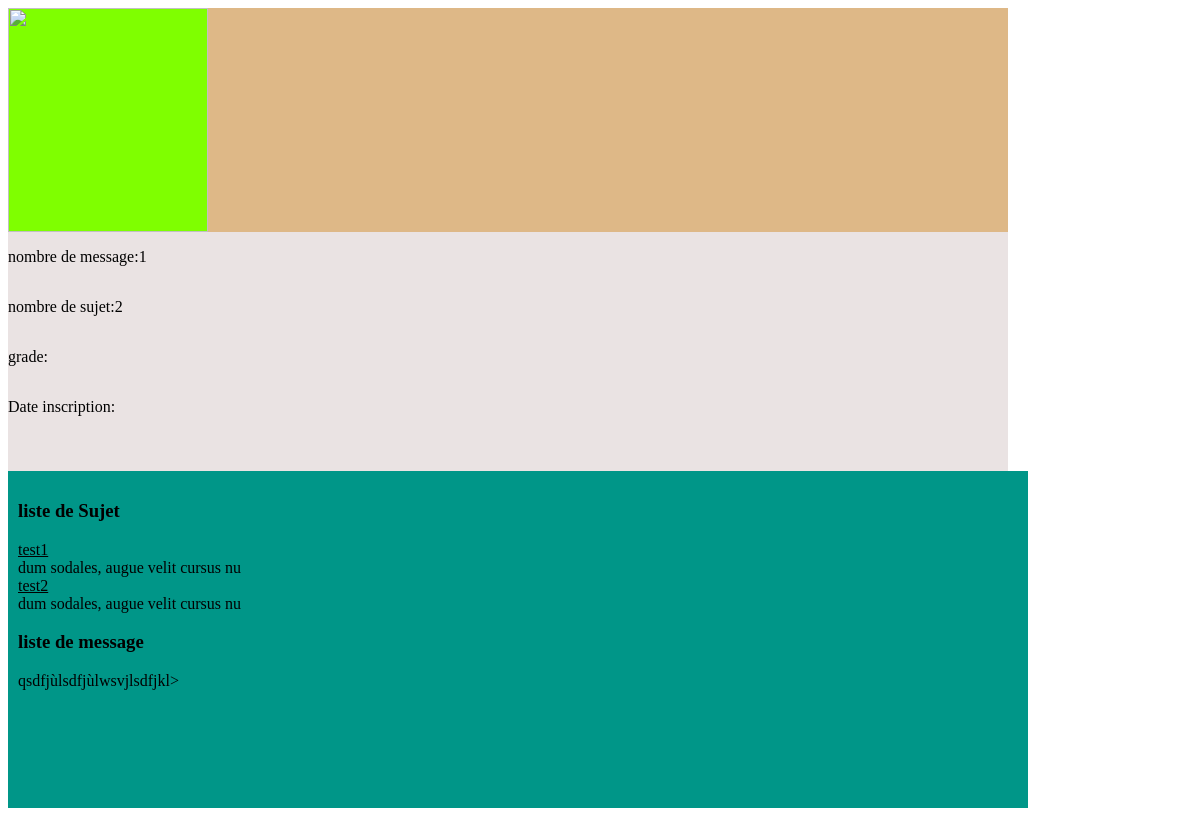
The page /PhpProject2/ProfileActivity.php on the database its author committed.
### tables this page shows
CREATE TABLE Sujet
(
idSujet INT NOT NULL AUTO_INCREMENT,
nomSujet VARCHAR(50),
likeSujet INT,
dislikeSujet INT,
text TEXT,
DateCreationS DATE,
idProfile INT,
PRIMARY KEY (idSujet)
);

### PhpProject2/manager/UtilisateurManager.php (called while the page is built, shortened)
<?php
include_once ("Data/Utilisateur.php");
class UtilisateurManager {
    public static function findUser($idProfile)
    {
        $Utilisateur=new Utilisateur();
        $connex= DatabaseLinkers::getconnexion();
        $state=$connex->prepare("SELECT * FROM Utilisateur WHERE idProfile=?");
        $state->bindParam(1,$idProfile);
        $state->execute();
        $resultas=$state->fetchAll();
        $resultasMessage=$resultas[0];
        $Utilisateur->setidProfile($idProfile);
        $Utilisateur->setidProfile($resultasMessage["idProfile"]);
        $Utilisateur->setpseudo($resultasMessage["pseudo"]);
        $Utilisateur->setMDP($resultasMessage["MDP"]);
        $Utilisateur->setURLimageProfile($resultasMessage["URLimageProfile"]);
        $Utilisateur->setgrade($resultasMessage["grade"]);
        $Utilisateur->setDateInscription($resultasMessage["DateInscription"]);
        return $Utilisateur;
    }
}

### PhpProject2/Data/Utilisateur.php (called while the page is built, shortened)
<?php
class Utilisateur
{
    	public function getidProfile()
	{
			return $this->_idProfile;
	}
	public function getURLimageProfile()
	{
			return $this->_URLimageProfile;
	}
	public function setidProfile($idProfile)
	{
		$this->_idProfile= $idProfile;
	}
	public function setURLimageProfile($URLimageProfile)
	{
		$this->_URLimageProfile= $URLimageProfile;
	}
}
?>

### PhpProject2/manager/MessageManager.php (called while the page is built, shortened)
<?php
    include_once('Data/Message.php');
class MessageManager {
    public static function findMessage($idMessage)
    {
        $Message=new Message();
        $connex= DatabaseLinkers::getconnexion();
        $state=$connex->prepare("SELECT * FROM Message WHERE idMessage=?");
        $state->bindParam(1,$idMessage);
        $state->execute();
        $resultas=$state->fetchAll();
        $resultasMessage=$resultas[0];
        $Message->setIdMessage($idMessage);
        $Message->setText($resultasMessage["text"]);
        $Message->setLikeMessage($resultasMessage["likeMessage"]);
        $Message->setDislikeMessage($resultasMessage["dislikeMessage"]);
        $Message->setURLimage($resultasMessage["URLimage"]);
        $Message->setDateCreationM($resultasMessage["DateCreationM"]);
        $Message->setIdSujet($resultasMessage["idSujet"]);
        $Message->setIdProfile($resultasMessage["idProfile"]);
        return $Message;
    }
    public static function findMessagetoUser($idProfile)
    {
        $listMessage=array();
        $connex= DatabaseLinkers::getconnexion();
        $state=$connex->prepare("SELECT * FROM Message WHERE idProfile=?");
        $state->bindParam(1,$idProfile);
        $state->execute();
        $resultas=$state->fetchAll();
        foreach($resultas as $lineresultas)
        {
             $Message= MessageManager::findMessage($lineresultas["idMessage"]);
             $listMessage[]=$Message;
        }
        return $listMessage;
    }
}

### PhpProject2/manager/SujetManager.php (called while the page is built, shortened)
<?php
 include_once('Data/Sujet.php');
class SujetManager {
    public static function findSujet($idSujet)
    {
        $Sujet=new Sujet();
        $connex= DatabaseLinkers::getconnexion();
        $state=$connex->prepare("SELECT * FROM Sujet WHERE idSujet=?");
        $state->bindParam(1,$idSujet);
        $state->execute();
        $resultas=$state->fetchAll();
        if(count($resultas) == 0)
        {
            return NULL;
        }else
        {
        $resultasSujet=$resultas[0];
        $Sujet->setIdSujet($idSujet);
        $Sujet->setIdProfile($resultasSujet["idProfile"]);
        $Sujet->setNomSujet($resultasSujet["nomSujet"]);
        $Sujet->setLikeSujet($resultasSujet["likeSujet"]);
        $Sujet->setDislikeSujet($resultasSujet["dislikeSujet"]);
        $Sujet->setText($resultasSujet["text"]);
        $Sujet->setDateCreationS($resultasSujet["DateCreationS"]);
        }
        return $Sujet;
    }
    public static function findAllSujettoUser($idProfile)
    {
        $listSujet=array();
        $connex= DatabaseLinkers::getconnexion();
        $state=$connex->prepare("SELECT * FROM Sujet WHERE idProfile=?");
        $state->bindParam(1,$idProfile);
        $state->execute();
        $resultas=$state->fetchAll();
        foreach($resultas as $lineresultas)
        {
             $Sujet= SujetManager::findSujet($lineresultas["idSujet"]);
             $listSujet[]=$Sujet;
        }
        return $listSujet;
    }
}

### PhpProject2/Data/Sujet.php (called while the page is built, shortened)
<?php
class Sujet
{
    private $nomSujet;
    private $text;
    function getNomSujet() {
        return $this->nomSujet;
    }
    function getText() {
        return $this->text;
    }
    function setNomSujet($nomSujet) {
        $this->nomSujet = $nomSujet;
    }
    function setText($text) {
        $this->text = $text;
    }
}
?>

### PhpProject2/Data/Message.php (called while the page is built, shortened)
<?php
class Message
{
    private $text;
    function getText() {
        return $this->text;
    }
    function setText($text) {
        $this->text = $text;
    }
}
?>

### PhpProject2/ProfileActivity.php (the view, shortened to what this page needs)
<?php
include_once ("Data/Utilisateur.php");
include_once ("manager/UtilisateurManager.php");
include_once ("manager/SujetManager.php");
include_once ("Data/Sujet.php");
include_once ("manager/MessageManager.php");
$idProfileS=1;
$idProfile=isset($_GET["idP"]) ? $_GET["idP"] :$idProfileS;
$idM=isset($_GET["M"]) ? $_GET["M"] :0;
$User=UtilisateurManager::findUser($idProfile);
$listMessage=MessageManager::findMessagetoUser($idProfile);
$listSujet= SujetManager::findAllSujettoUser($idProfile);
?>
<html>
    <head>
        <link rel="stylesheet" type="text/css" href="ProfileActivity.css" media="all"/>
    </head>
    <body>
        <div class="block-general">
            <div class="block-secondaire">
                <div class="block-imageProfile">
                    <?php if($idProfileS==$User->getidProfile() && $idM==1 )
                    {?>
                    <div>
                    <input type="text" name="URLimageProfile" value="<?php echo $User->getURLimageProfile() ?>">
                    </div>
                    <?php
                    }else
                    {?>
                    <img src="<?php echo $User->getURLimageProfile() ?>" style="width: 100%; height: 100%">
                    <?php
                    }?>
                </div>
                <div class="block-nom">
                </div>
            </div>
            <div class="block-secondaire2">
                <div class="block-profil">
                    <p>nombre de message:<?php echo sizeof($listMessage) ?></p>
                    <p>nombre de sujet:<?php echo sizeof($listSujet) ?></p>
                    <p>grade:<?php echo $User->getgrade()?></p>
                    <p>Date inscription:<?php echo $User->getDateInscription()?></p>
                </div>
                <div class="blockCommentaire">
                    <h3>liste de Sujet</h3>
                    <?php for($i=0;$i<sizeof($listSujet);$i++)
                    {?>
                    <div>
                        <div style="text-decoration: underline;"><?php echo $listSujet[$i]->getNomSujet() ?></div>
                        <div><?php echo $listSujet[$i]->getText() ?><?php echo $listSujet[$i]->getDateCreationS()?></div>
                    </div>
                   <?php
                    }
                    ?>
                    <h3>liste de message</h3>
                    <?php for($j=0;$j<sizeof($listMessage);$j++)
                    {?>
                    <div>
                        <div><?php echo $listMessage[$j]->getText() ?>><?php echo $listMessage[$j]->getDateCreationM()?></div>
                    </div>
                   <?php
                    }
                    ?>
                </div>
            </div>
        </div>
    </body>
</html>

### PhpProject2/ProfileActivity.css (style rules this page uses)
.block-general { display: block; width: 1000px; height: 800px; background-color: #E91E63; }
.block-secondaire { display: flex; width: 100%; height: 28%; background-color: brown; flex-direction: row; }
.block-imageProfile { display: flex; width: 20%; height: 100%; background-color: chartreuse; }
.block-nom { display: flex; background-color: burlywood; width: 80%; height: 100%; }
.block-secondaire2 { display: flex; flex-direction: column; width: 100%; height: 72%; background-color: aqua; }
.block-profil { display: flex; background-color: #eae3e3; flex-direction: column; width: 100%; height: 43%; }
.blockCommentaire { display: flex; background-color: #009688; width: 100%; height: 57%; flex-direction: column; padding: 10px; }

### rows shown on the page
sujet: nomSujet "test1", text "dum sodales, augue velit cursus nu"
sujet: nomSujet "test2", text "dum sodales, augue velit cursus nu"
message: text "qsdfjùlsdfjùlwsvjlsdfjkl"

### other values the page prints
sizeof($listMessage) "1"
sizeof($listSujet) "2"
